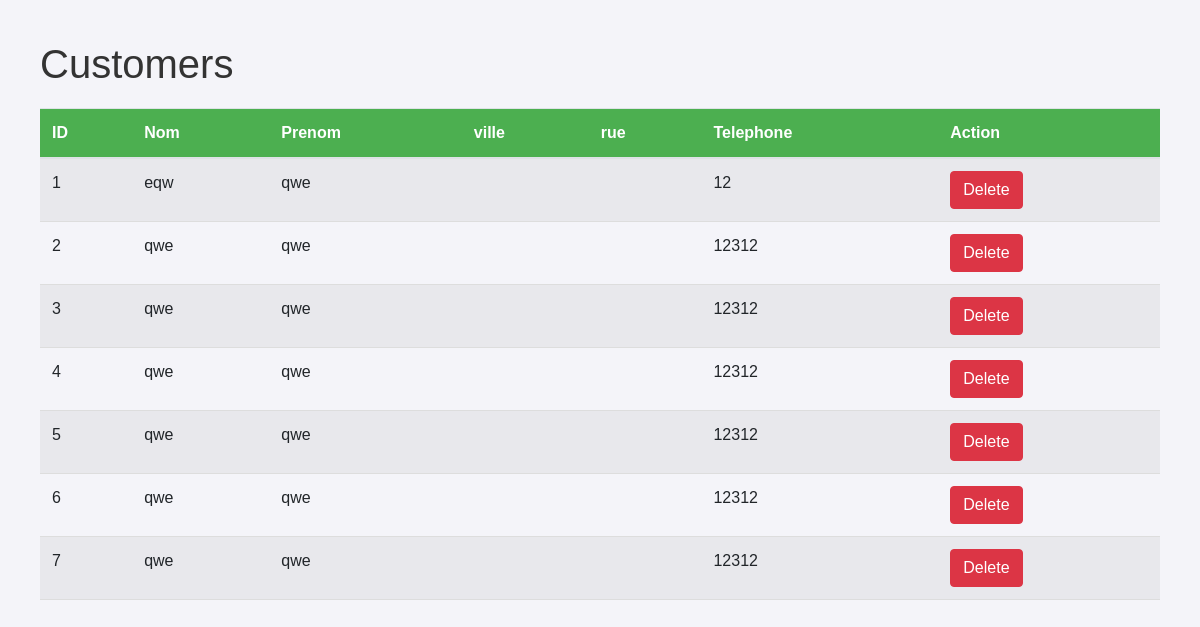
/customers, run on an earlier commit of the app's database.
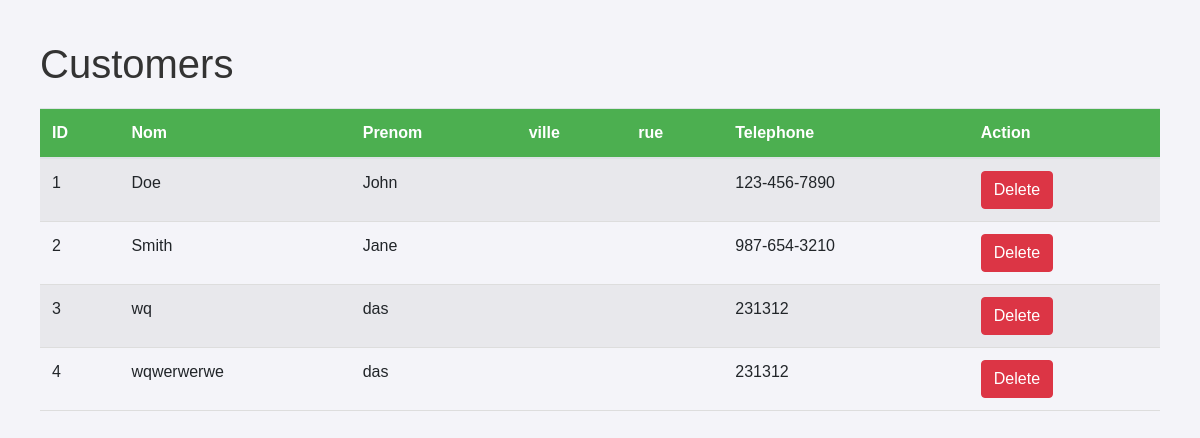
And on a later commit of the database.
### app/models/customer.py (models this page shows)
class Customer(db.Model):
    __tablename__ = 'customers'
    id = db.Column(db.Integer, primary_key=True)
    nom = db.Column(db.String)
    prenom = db.Column(db.String)
    address = db.relationship(
        'Address', back_populates='customer', uselist=False)
    telephone = db.Column(db.String)
    orders = db.relationship('Order', back_populates='customer', overlaps="orders")

### app/routes/customer.py (the view)
@customer_bp.route('/customers', methods=['GET'])
def list_customers():
    customers = Customer.query.all()
    return render_template('customers/list_customers.html', customers=customers)

### app/templates/customers/list_customers.html (shortened to what this page needs)
{% extends 'base.html' %}
{% block content %}
<h1>Customers</h1>
<table class="table table-striped">
    <thead>
        <tr>
            <th>ID</th>
            <th>Nom</th>
            <th>Prenom</th>
            <th>ville</th>
            <th>rue</th>
            <th>Telephone</th>
            <th>Action</th>
        </tr>
    </thead>
    <tbody>
        {% for customer in customers %}
        <tr>
            <td>{{ customer.id }}</td>
            <td>{{ customer.nom }}</td>
            <td>{{ customer.prenom }}</td>
            <td>{{ customer.address.city }}</td>
            <td>{{ customer.address.road }}</td>
            <td>{{ customer.telephone }}</td>
            <td>
                <form action="{{ url_for('customer.delete_customer', id=customer.id) }}" method="POST" style="display:inline;">
                    <button type="submit" class="btn btn-danger">Delete</button>
                </form>
            </td>
        </tr>
        {% endfor %}
    </tbody>
</table>
{% endblock %}

### app/templates/base.html (shortened to what this page needs)
<!DOCTYPE html>
<html lang="en">
<head>
    <link href="https://maxcdn.bootstrapcdn.com/bootstrap/4.5.2/css/bootstrap.min.css" rel="stylesheet">
    <link rel="stylesheet" href="https://unpkg.com/leaflet@1.7.1/dist/leaflet.css" />
</head>
<body>
    {% block content %}
    {% endblock %}
</body>
</html>

### app/templates/base.html (style rules this page uses)
body { font-family: Arial, sans-serif; margin: 40px; background-color: #f4f4f9; }
h1 { color: #333; }
table { width: 100%; margin-top: 20px; }
th, td { padding: 8px; text-align: left; border-bottom: 1px solid #ddd; }
th { background-color: #4CAF50; color: white; }

What changed in the data, as far as the page shows it:
removed Customer: id "5", nom "qwe", prenom "qwe", telephone "12312"
removed Customer: id "6", nom "qwe", prenom "qwe", telephone "12312"
removed Customer: id "7", nom "qwe", prenom "qwe", telephone "12312"
changed Customer id 1: nom "eqw" → "Doe"; prenom "qwe" → "John"; telephone "12" → "123-456-7890"
changed Customer id 2: nom "qwe" → "Smith"; prenom "qwe" → "Jane"; telephone "12312" → "987-654-3210"
changed Customer id 3: nom "qwe" → "wq"; prenom "qwe" → "das"; telephone "12312" → "231312"
changed Customer id 4: nom "qwe" → "wqwerwerwe"; prenom "qwe" → "das"; telephone "12312" → "231312"
